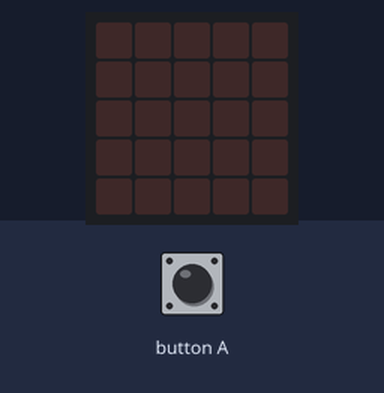
A program run on a simulated BBC micro:bit (MakeCode). Shown: the board's 5×5 LED display. Inputs (shaded band) come from the test bench. Random numbers come from a fixed seed.

Above: at 1.2 s.
1.3 s: button A pressed for 0.15 s
At 1.8 s:
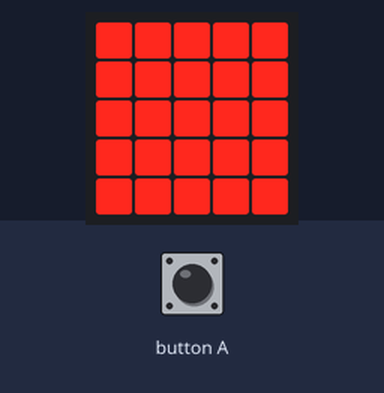
2.9 s: button A pressed for 0.15 s
At 3.5 s:
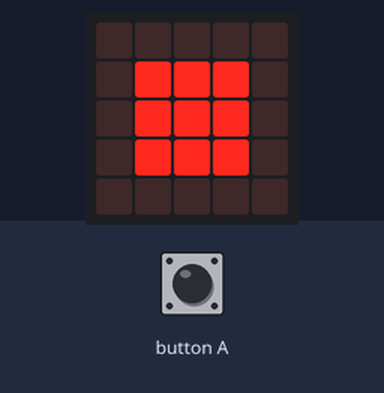
4.6 s: button A pressed 2 times (0.12 s each, 0.3 s apart)
At 6.3 s:
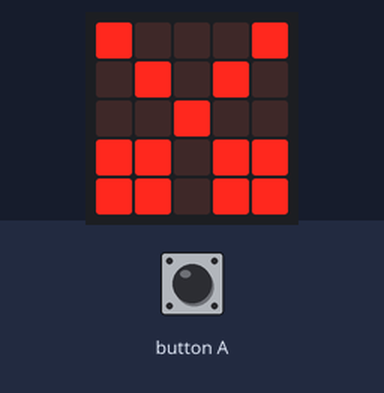
Timing chart, 0 to 7.8 s (numbered marks = the images above; inputs shaded):
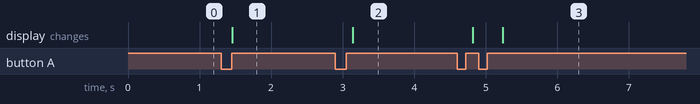

Measured:
- after the input at 1.3 s, the display: changes after 0.16 s (image 1)
- after the input at 2.9 s, the display: changes after 0.24 s (image 2)
- after the input at 4.6 s, the display: first changes after 0.22 s (image 3 shows a later state)

The program:

main.ts
```typescript
let count = 0
input.onButtonPressed(Button.A, function () {
    count = randint(1, 3)
})
basic.forever(function () {
    if (count == 1) {
        basic.showLeds(`
            # # # # #
            # # # # #
            # # # # #
            # # # # #
            # # # # #
            `)
    } else if (count == 2) {
        basic.showLeds(`
            # . . . #
            . # . # .
            . . # . .
            # # . # #
            # # . # #
            `)
    } else if (count == 3) {
        basic.showLeds(`
            . . . . .
            . # # # .
            . # # # .
            . # # # .
            . . . . .
            `)
    }
})
```

test.ts
```typescript
// 테스트는 여기로 이동합니다; 이 패키지가 확장으로 사용될 때 컴파일되지 않을 것 입니다.
```
